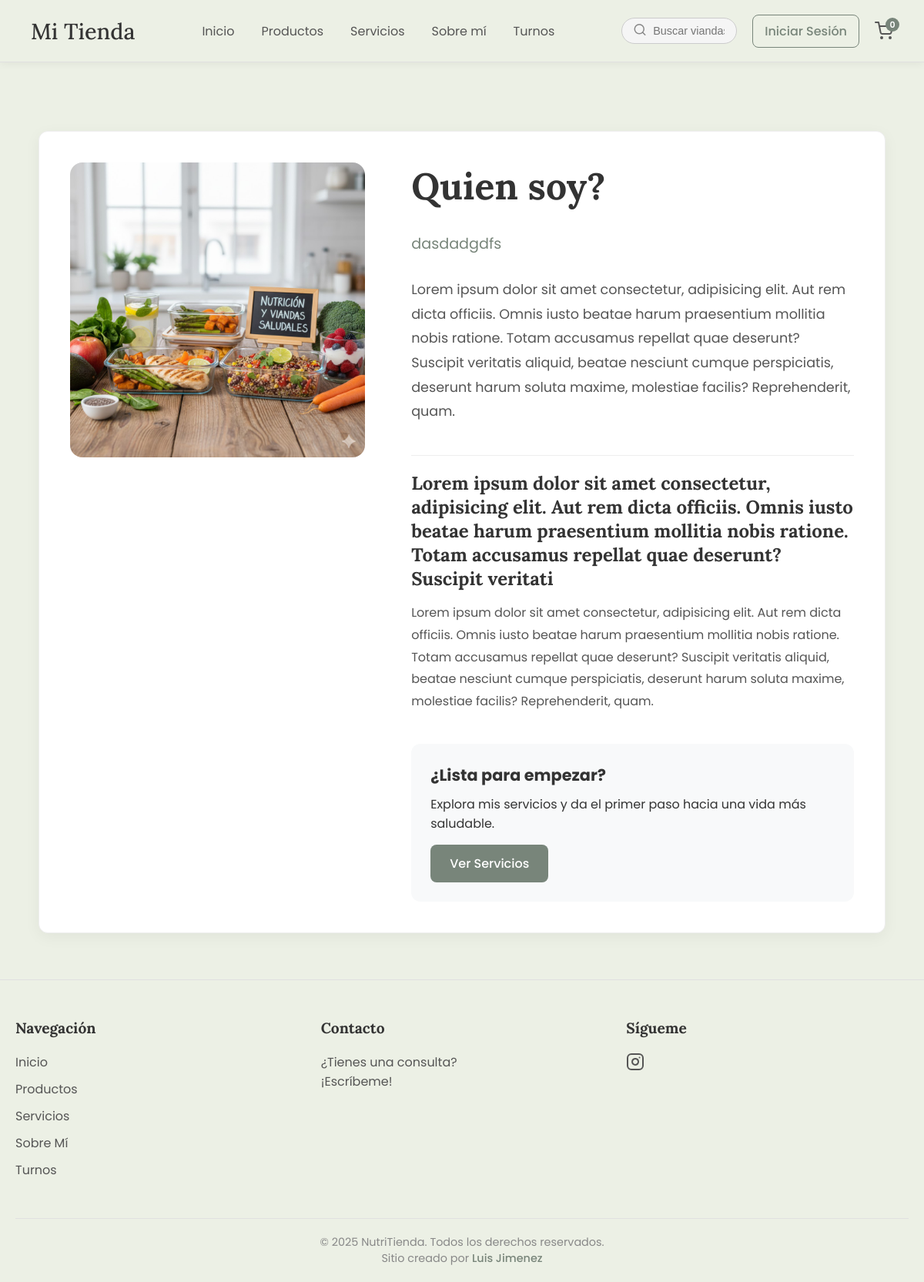
Page /sobre-mi/ on the committed database.
### paginas/models.py (models this page shows, shortened)
class Pagina(models.Model):
    titulo = models.CharField(max_length=200, unique=True)
    slug = models.SlugField(max_length=200, unique=True, help_text="Versión del título amigable para URLs (ej: sobre-mi)")
    imagen_principal = ProcessedImageField(
        upload_to='paginas/',
        processors=[Transpose(), ResizeToFit(width=1024)], # (máx 1024px)
        format='WEBP',
        options={'quality': 85},
        null=True, blank=True,
        help_text="La foto principal que aparecerá en la página."
    )
    subtitulo = models.CharField(
        max_length=255,
        null=True, blank=True,
        help_text="Una frase corta que aparece debajo del título principal."
    )
    contenido_principal = models.TextField(
        null=True, blank=True,
        help_text="El párrafo de introducción o biografía principal."
    )
    seccion_extra_titulo = models.CharField(
        max_length=200,
        null=True, blank=True,
        help_text="Título para la sección secundaria (ej: Mi Filosofía)."
    )
    seccion_extra_contenido = models.TextField(
        null=True, blank=True,
        help_text="Contenido para la sección secundaria."
    )

### configuracion/models.py (models this page shows, shortened)
class AparienciaConfig(models.Model):
    logo_sitio = ProcessedImageField(
        upload_to='logos/',
        processors=[Transpose(), ResizeToFit(height=80)], # Redimensionar por altura (máx 80px de alto)
        format='PNG', # Conservar PNG para logos transparentes
        options={'quality': 90},
        blank=True, null=True, verbose_name="Logo del Sitio (Navbar)"
    )
    color_fondo_body = ColorField(default='#ECF0E5', verbose_name="Color de Fondo Principal")
    color_carrito_activo = ColorField(default='#E74C3C', verbose_name="Color Contador Carrito (con items)", help_text="Color del círculo numérico del carrito cuando tiene productos.")
    navbar_color_fondo = ColorField(default='#FFFFFF', verbose_name="Color de Fondo (Navbar y Footer)")
    navbar_color_enlaces = ColorField(default='#555555', verbose_name="Color de Texto (Enlaces del Nav)")
    class EstilosTarjeta(models.TextChoices):
        SIMPLE = 'simple', 'Estilo Simple (Actual)'
        HOT_SALE = 'hot_sale', 'Estilo "Hot Sale" (Con insignia)'
        HARVEST = 'harvest', 'Estilo "Harvest" (Vase)'
    estilo_tarjeta_producto = models.CharField(max_length=20, choices=EstilosTarjeta.choices, default=EstilosTarjeta.SIMPLE, verbose_name="Estilo de Tarjetas de Producto", help_text="Elige el diseño que se usará para mostrar los productos en el catálogo.")
    class FuentesTarjeta(models.TextChoices):
        DEFAULT = '"Poppins", sans-serif', 'Fuente Principal (Poppins)'
        SERIF = '"Lora", serif', 'Fuente Elegante (Lora)'
        MODERNA = '"Segoe UI", sans-serif', 'Fuente Moderna (Segoe UI)'
    fuente_tarjetas = models.CharField(max_length=50, choices=FuentesTarjeta.choices, default=FuentesTarjeta.DEFAULT, verbose_name="Tipografía de Tarjetas")
    color_titulo_tarjeta = ColorField(default='#18181B', verbose_name="Color Título (Tarjetas)")
    color_desc_tarjeta = ColorField(default='#52525B', verbose_name="Color Descripción (Tarjetas)")
    boton_color_principal_fondo = ColorField(default='#78857A', verbose_name="Color Principal (Botones)")
    boton_color_principal_texto = ColorField(default='#FFFFFF', verbose_name="Color de Texto (Botones)")
    boton_color_principal_hover = ColorField(default='#647066', verbose_name="Color Hover (Botones)")
    boton_color_secundario_borde = ColorField(default='#78857A', verbose_name="Color Secundario (Borde y Texto)")
    card_btn_principal_fondo = ColorField(default='#78857A', verbose_name="[Tarjeta] Color Principal (Fondo)")
    card_btn_principal_texto = ColorField(default='#FFFFFF', verbose_name="[Tarjeta] Color Principal (Texto)")
    card_btn_principal_hover = ColorField(default='#647066', verbose_name="[Tarjeta] Color Principal (Hover)")
    card_btn_secundario_borde = ColorField(default='#78857A', verbose_name="[Tarjeta] Color Secundario (Borde)")
    footer_col_contacto_titulo = models.CharField(max_length=50, default="Contacto", verbose_name="Título Columna Contacto")
    footer_col_contacto_texto = models.TextField(max_length=200, default="¿Tienes una consulta? <br> ¡Escríbeme!", verbose_name="Texto Columna Contacto", blank=True)
    footer_link_instagram = models.URLField(max_length=255, blank=True, null=True, verbose_name="Enlace Instagram", help_text="URL completa (ej: https://instagram.com/...)")
    footer_link_whatsapp = models.URLField(max_length=255, blank=True, null=True, verbose_name="Enlace WhatsApp", help_text="URL completa (ej: https://wa.me/123456...)")
    footer_texto_creditos = models.CharField(max_length=100, default="Luis Jiménez", verbose_name="Nombre Creador (Footer)")
    class Meta:
        verbose_name = "Configuración de Apariencia"
        verbose_name_plural = "Configuración de Apariencia"

### core/views.py (the view)
# urls.py: path('sobre-mi/', views.sobre_mi_view, name='sobre_mi'),
def sobre_mi_view(request):
    pagina = get_object_or_404(Pagina, slug='sobre-mi')
    contexto = {
        'pagina': pagina
    }
    return render(request, 'sobre_mi.html', contexto)

### configuracion/context_processors.py (called while the page is built)
def apariencia_context(request):
    config = AparienciaConfig.objects.first()
    if not config:
        config_data = {
            'logo_sitio': None,
            'color_fondo_body': '#ECF0E5',
            'navbar_color_fondo': '#FFFFFF',
            'navbar_color_enlaces': '#555555',
            'boton_color_principal_fondo': '#78857A',
            'boton_color_principal_texto': '#FFFFFF',
            'boton_color_principal_hover': '#647066',
            'boton_color_secundario_borde': '#78857A',
             'color_carrito_activo': '#E74C3C',
        }
    else:
        config_data = config
    return {'apariencia_config': config_data}

### templates/sobre_mi.html
{% extends 'base.html' %}
{% load static %}
{% block extra_css %}
  <link rel="stylesheet" href="{% static 'css/pages/sobre_mi.css' %}">
{% endblock %}
{% block content %}
<div class="pagina-wrapper">
    <div class="pagina-container sobre-mi-layout">
        <div class="sobre-mi-imagen-col">
            {% if pagina.imagen_principal %}
                <img src="{{ pagina.imagen_principal.url }}" alt="{{ pagina.titulo }}">
            {% endif %}
        </div>
        <div class="sobre-mi-texto-col">
            <h1 class="pagina-titulo">{{ pagina.titulo }}</h1>
            {% if pagina.subtitulo %}
                <p class="pagina-subtitulo">{{ pagina.subtitulo }}</p>
            {% endif %}
            <div class="pagina-contenido">
                {{ pagina.contenido_principal|linebreaks }}
            </div>
            {% if pagina.seccion_extra_titulo and pagina.seccion_extra_contenido %}
            <div class="seccion-extra">
                <h3>{{ pagina.seccion_extra_titulo }}</h3>
                <p>{{ pagina.seccion_extra_contenido|linebreaks }}</p>
            </div>
            {% endif %}
            <div class="sobre-mi-cta">
                <h4>¿Lista para empezar?</h4>
                <p>Explora mis servicios y da el primer paso hacia una vida más saludable.</p>
                <a href="#" class="btn-principal">Ver Servicios</a>
            </div>
        </div>
    </div>
</div>
{% endblock %}

### templates/footer_content.html (shortened to what this page needs)
{% load static %}
<footer class="site-footer">
    <div class="footer-container">
        <div class="footer-column">
            <h4>Navegación</h4>
            <ul>
                <li><a href="{% url 'inicio' %}">Inicio</a></li>
                <li><a href="{% url 'lista_productos' %}">Productos</a></li>
                <li><a href="{% url 'servicios' %}">Servicios</a></li>
                <li><a href="{% url 'sobre_mi' %}">Sobre Mí</a></li>
                <li><a href="{% url 'calendario' %}">Turnos</a></li>
            </ul>
        </div>
        <div class="footer-column">
            <h4>{{ apariencia_config.footer_col_contacto_titulo|default:"Contacto" }}</h4>
            <p>{{ apariencia_config.footer_col_contacto_texto|safe|default:"¿Tienes una consulta? <br> ¡Escríbeme!" }}</p>
        </div>
        <div class="footer-column">
            <h4>Sígueme</h4>
            <div class="footer-social">
                {% if apariencia_config.footer_link_instagram %}
                <a href="{{ apariencia_config.footer_link_instagram }}" target="_blank" aria-label="Instagram">
                </a>
                {% endif %}
            </div>
        </div>
    </div>
    <div class="footer-bottom">
        <p>&copy; {% now "Y" %} NutriTienda. Todos los derechos reservados.</p>
        <p class="creator-credit">Sitio creado por <a href="#" target="_blank">{{ apariencia_config.footer_texto_creditos|default:"Luis Jiménez" }}</a></p>
    </div>
</footer>

### static/css/base/global.css (style rules this page uses)
* { margin: 0; padding: 0; box-sizing: border-box; }
body { font-family: "Poppins", sans-serif; background-color: var(--color-fondo-body, #ecf0e5); color: #333; padding-top: 85px; }
.site-footer { background-color: var(--color-footer, #ffffff); color: #555; padding: 50px 20px 0; border-top: 1px solid #e0e0e0; }
.footer-container { max-width: 1200px; margin: 0 auto; display: flex; justify-content: space-between; flex-wrap: wrap; gap: 30px; padding-bottom: 40px; }
.footer-column { flex: 1; min-width: 200px; }
.footer-column h4 { font-family: "Lora", serif; font-size: 1.2rem; color: #333; margin-bottom: 20px; }
.footer-column ul { list-style: none; padding: 0; }
.footer-column ul li { margin-bottom: 10px; }
.footer-column a { text-decoration: none; color: #555; transition: color 0.3s ease; }
.footer-social { display: flex; gap: 20px; }
.footer-social svg { transition: all 0.3s ease; }
.footer-bottom { border-top: 1px solid #e0e0e0; padding: 20px 0; text-align: center; font-size: 0.9rem; color: #888; }
.creator-credit a { color: var(--color-btn-principal-fondo, #78857a); font-weight: 500; text-decoration: none; }
.btn-elegante, .btn-principal, .btn-secundario, .btn-checkout, .login-button { font-family: "Poppins", sans-serif; font-weight: 500; text-align: center; border-radius: 8px; cursor: pointer; transition: all 0.3s ease; text-decoration: none; }
.btn-principal { background-color: var(--color-btn-principal-fondo, #78857a); color: var(--color-btn-principal-texto, #fff); border: none; padding: 12px 25px; }

### static/css/pages/sobre_mi.css (style rules this page uses)
.pagina-wrapper { max-width: 1100px; margin: 60px auto; padding: 40px; background-color: #fff; border-radius: 12px; box-shadow: 0 5px 20px rgba(0, 0, 0, 0.05); border: 1px solid #eee; }
.pagina-titulo { font-family: "Lora", serif; margin-bottom: 30px; color: #333; font-size: 3rem; text-align: left; }
.sobre-mi-layout { display: flex; gap: 60px; align-items: flex-start; text-align: left; }
.sobre-mi-imagen-col { flex: 1; min-width: 300px; }
.sobre-mi-imagen-col img { width: 100%; border-radius: 16px; }
.sobre-mi-texto-col { flex: 1.5; }
.pagina-subtitulo { font-size: 1.2rem; color: var(--color-btn-principal-fondo, #78857a); margin-top: 10px; margin-bottom: 30px; }
.pagina-contenido { font-size: 1.1rem; line-height: 1.8; color: #555; margin-bottom: 40px; }
.seccion-extra h3 { font-family: "Lora", serif; font-size: 1.5rem; margin-bottom: 15px; padding-top: 20px; border-top: 1px solid #eee; }
.seccion-extra p { line-height: 1.8; color: #555; }
.sobre-mi-cta { margin-top: 40px; padding: 25px; background-color: #f8f9fa; border-radius: 12px; }
.sobre-mi-cta h4 { font-size: 1.3rem; margin-bottom: 10px; }
.sobre-mi-cta .btn-principal { margin-top: 15px; display: inline-block; }

### rows in the picture
Pagina: imagen_principal (picture), titulo "Quien soy?", subtitulo "dasdadgdfs", contenido_principal "Lorem ipsum dolor sit amet consectetur, adipisicing elit. Aut rem dicta officiis. Omnis iusto beatae harum praesentium mollitia nobis ratione. Totam accusamus repellat quae deserunt? Suscipit veritatis aliquid, beatae nesciunt cumque perspiciatis, deserunt harum soluta maxime, molestiae facilis? Reprehenderit, quam.", seccion_extra_titulo "Lorem ipsum dolor sit amet consectetur, adipisicing elit. Aut rem dicta officiis. Omnis iusto beatae harum praesentium mollitia nobis ratione. Totam accusamus repellat quae deserunt? Suscipit veritati", seccion_extra_contenido "Lorem ipsum dolor sit amet consectetur, adipisicing elit. Aut rem dicta officiis. Omnis iusto beatae harum praesentium mollitia nobis ratione. Totam accusamus repellat quae deserunt? Suscipit veritatis aliquid, beatae nesciunt cumque perspiciatis, deserunt harum soluta maxime, molestiae facilis? Reprehenderit, quam."
AparienciaConfig: footer_col_contacto_titulo "Contacto", footer_col_contacto_texto "¿Tienes una consulta? ¡Escríbeme!", footer_texto_creditos "Luis Jimenez"
